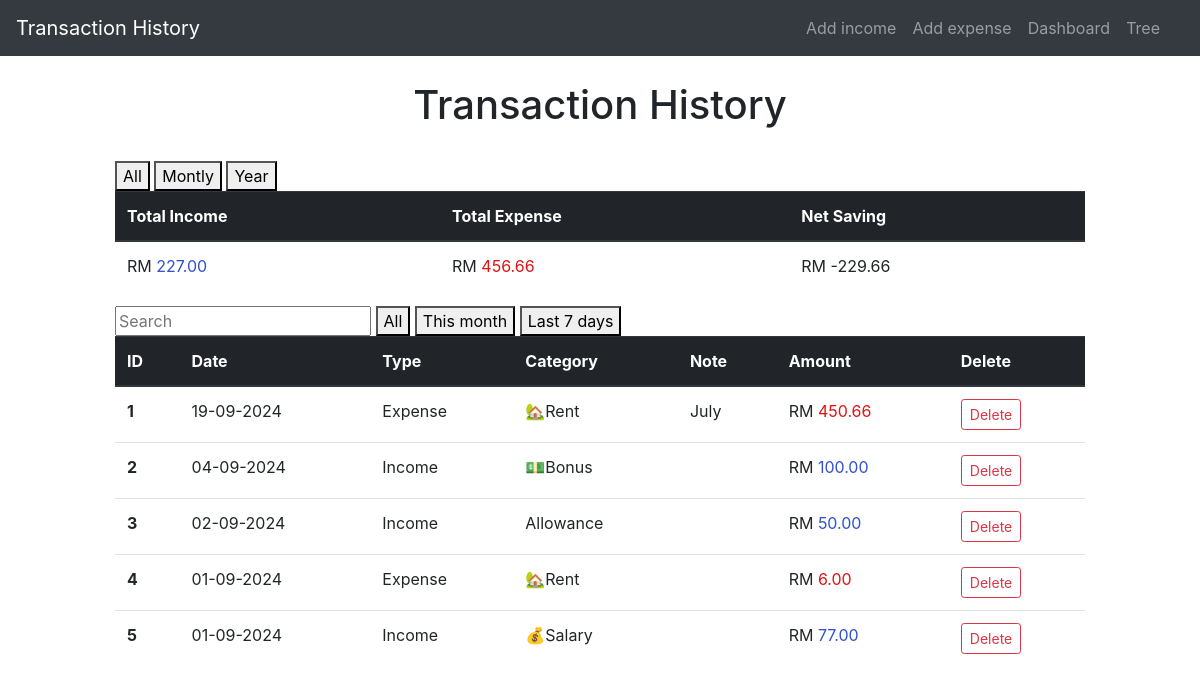
Before: / with the older database file.
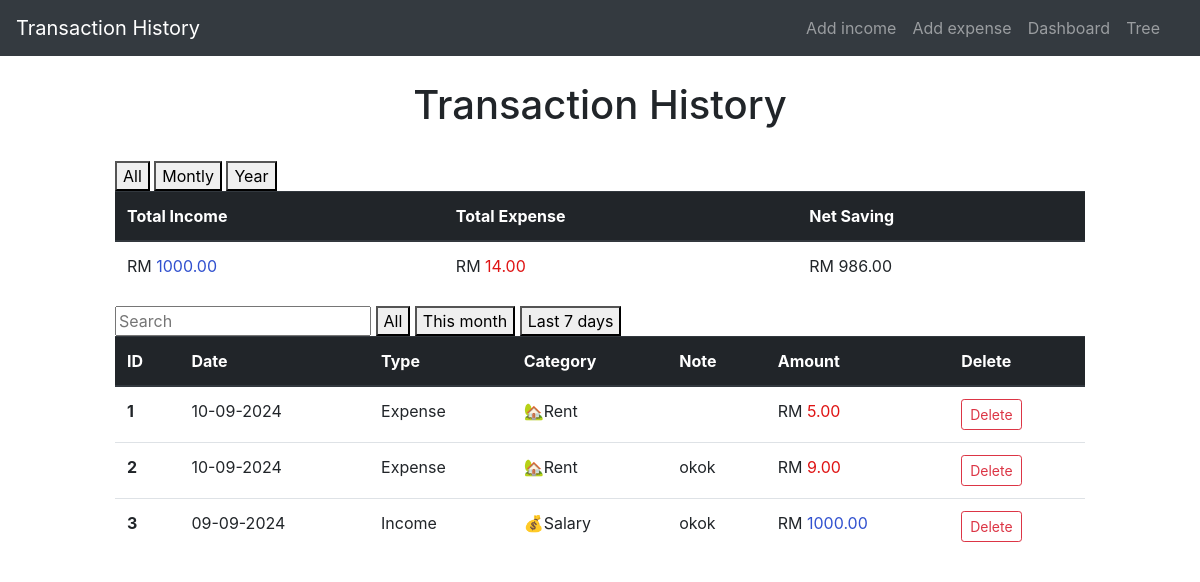
After: the same page with the newer database file.
### application/models.py (models this page shows, shortened)
class add_expenses(db.Model):
    id = db.Column(db.Integer, primary_key=True)
    amount = db.Column(db.Double, nullable=False)
    category = db.Column(db.String(30),nullable=False)
    date = db.Column(db.DateTime, nullable=False)
    type = db.Column(db.String(10), nullable=False, default= 'Expense')
    nota = db.Column(db.String(15))

class add_incomes(db.Model):
    id = db.Column(db.Integer, primary_key=True)
    amount = db.Column(db.Double, nullable=False)
    category = db.Column(db.String(30),nullable=False)
    date = db.Column(db.DateTime, nullable=False)
    type = db.Column(db.String(10), nullable=False, default= 'Income')
    nota = db.Column(db.String(15))

### application/routes.py (the view)
@app.route('/')
def index():
    expenses = add_expenses.query.order_by(add_expenses.date.desc()).all()
    incomes = add_incomes.query.order_by(add_incomes.date.desc()).all()
    entries = []
    for expense in expenses:
        entries.append({
            'id': expense.id,
            'date': expense.date,
            'type': expense.type,
            'category': expense.category,  # Assuming a category field exists
            'amount': expense.amount,
            'nota': expense.nota
        })
    for income in incomes:
        entries.append({
            'id': income.id,
            'date': income.date,
            'type': income.type,
            'category': income.category,  # Assuming the source acts as a category
            'amount': income.amount,
            'nota': income.nota
        })
    entries.sort(key=lambda x: x['date'], reverse=True)
    sum_expenses = db.session.query(db.func.sum(add_expenses.amount)).all()
    sum_expense = [expense[0] if expense[0] is not None else 0 for expense in sum_expenses]
    sum_incomes = db.session.query(db.func.sum(add_incomes.amount)).all()
    sum_income = [income[0] if income[0] is not None else 0 for income in sum_incomes]
    net = [round(sum_income[0] - sum_expense[0], 2)]
    return render_template('index.html', title="Transaction history", entries=entries,  sum_expense=sum_expense, sum_income=sum_income, net=net)

### application/templates/index.html (shortened to what this page needs)
{% extends 'layout.html' %}
{% block content %}
    <head>
    </head>
    <div class="col-sm-10 ml-auto mr-auto ">
       <center>
        <H1>Transaction History</H1>
       </center>
       <br>
       <section class="section">
        <div class="columns">
            <div class="column is-one-third is-offset-one-third">
                <button type='button' hx-get="/default_table" hx-target="#results">All</button>
                <button type='button' hx-get="/default_table" hx-target="#results">Montly</button>
                <button type='button' hx-get="/default_table" hx-target="#results">Year</button>
            </div>
        </div>
       <table class="table">
        <thead class="thead-dark">
            <tr>
                <th scope="col">Total Income</th>
                <th scope="col">Total Expense</th>
                <th scope="col">Net Saving</th>
            </tr>
        </thead>
        <tbody>
            {% for expense in sum_expense %}
            {% for income in sum_income %}
            {% for net_save in net %}
                    <tr>
                        <td class="amount-field">RM <span style="color: rgb(49, 81, 207);">{{ "{:.2f}".format(income) }}</span></td>
                        <td class="amount-field">RM <span style="color: rgb(223, 20, 20);">{{ "{:.2f}".format(expense) }}</span></td>
                        <td class="amount-field">{{  'RM ' + "{:.2f}".format(net_save) }}</td>
                    </tr>
            {% endfor %}
            {% endfor %}
            {% endfor %}
        </tbody>
        </table>
        <section class="section">
            <div class="columns">
                <div class="column is-one-third is-offset-one-third">
                    <input type='text' class="input" placeholder="Search" name="q" hx-get="/search" hx-trigger="keyup changed delay:500ms" hx-target="#results">
                    <button type='button' hx-get="/default_table" hx-target="#results">All</button>
                    <button type='button' hx-get="/default_table" hx-target="#results">This month</button>
                    <button type='button' hx-get="/default_table" hx-target="#results">Last 7 days</button>
                </div>
            </div>
            <table class="table">
                <thead class="thead-dark">
                    <tr>
                        <th scope="col">ID</th>
                        <th scope="col">Date</th>
                        <th scope="col">Type</th>
                        <th scope="col">Category</th>
                        <th scope="col">Note</th>
                        <th scope="col">Amount</th>
                        <th scope="col">Delete</th>
                    </tr>
                </thead>
                <tbody id="results">
                    {% for entry in entries %}
                            <tr>
                                <th scope="row">{{loop.index}}</th>
                                <td>{{entry.date.strftime("%d-%m-%Y")}}</td>
                                <td>{{entry.type}}</td>
                                <td>{{entry.category }}</td>
                                <td>{{entry.nota }}</td>
                                {% if entry.type == 'Expense' %}
                                <td class="amount-field">RM <span style="color: rgb(223, 20, 20);">{{ "{:.2f}".format(entry.amount) }}</span></td>
                                {% else %}
                                <td class="amount-field">RM <span style="color: rgb(49, 81, 207);">{{ "{:.2f}".format(entry.amount) }}</span></td>
                                {% endif %}
                                <td><a href="{{ url_for('delete', entry_id = entry.id, entry_type = entry.type, next =url_for('index') ) }}"  class="btn btn-outline-danger btn-sm">Delete</a></td>
                            </tr>
                    {% endfor %}
                </tbody>
            </table>
        </section>
    </div>
{% endblock %}

### application/templates/layout.html (shortened to what this page needs)
<!DOCTYPE html>
<html lang="en">
<head>
    {% if not block_link %}
    <link rel="stylesheet"
        href="https://maxcdn.bootstrapcdn.com/bootstrap/4.0.0/css/bootstrap.min.css"
        href="static/styles.css"
>
    {% endif %}
</head>
<body>
    <div class="container-fluid">
        <div class="row">
            <div class="col-md-12 p-0">
                <header class="mb-4">
                    <nav class="navbar navbar-expand-lg navbar-dark bg-dark">
                        <a class="navbar-brand" href="{{ url_for('index') }}">Transaction History</a>
                        <div class="collapse navbar-collapse" id="navbarNavAltMarkup">
                            <div class="navbar-nav ml-auto mr-3">
                                <a class="nav-item nav-link" href="{{ url_for('add_income') }}">Add income</a>
                                <a class="nav-item nav-link" href="{{ url_for('add_expense') }}">Add expense</a>
                                <a class="nav-item nav-link" href="{{ url_for('dashboard') }}">Dashboard</a>
                                <a class="nav-item nav-link" href="{{ url_for('tree') }}">Tree</a>
                            </div>
                        </div>
                    </nav>
                </header>
            </div>
        </div>
        <div class="row justify-content-center">
            <div class="col-md-10"></div>
                {% block content %}{% endblock %}
            </div>
        </div>
</body>
</html>

Changed rows visible on the page:
removed add_incomes: date "04-09-2024", type "Income", category "💵Bonus", amount "100.00"
removed add_incomes: date "02-09-2024", type "Income", category "Allowance", amount "50.00"
removed add_expenses: date "01-09-2024", type "Expense", category "🏡Rent", amount "6.00"
removed add_incomes: date "01-09-2024", type "Income", category "💰Salary", amount "77.00"
added add_expenses: date "10-09-2024", type "Expense", category "🏡Rent", amount "5.00"
changed add_expenses: date "19-09-2024" → "10-09-2024"; nota "July" → "okok"; amount "450.66" → "9.00"
added add_incomes: date "09-09-2024", type "Income", category "💰Salary", nota "okok", amount "1000.00"
Other visible differences:
list line gone: "RM 227.00 RM 456.66 RM -229.66"
new list line: "RM 1000.00 RM 14.00 RM 986.00"
